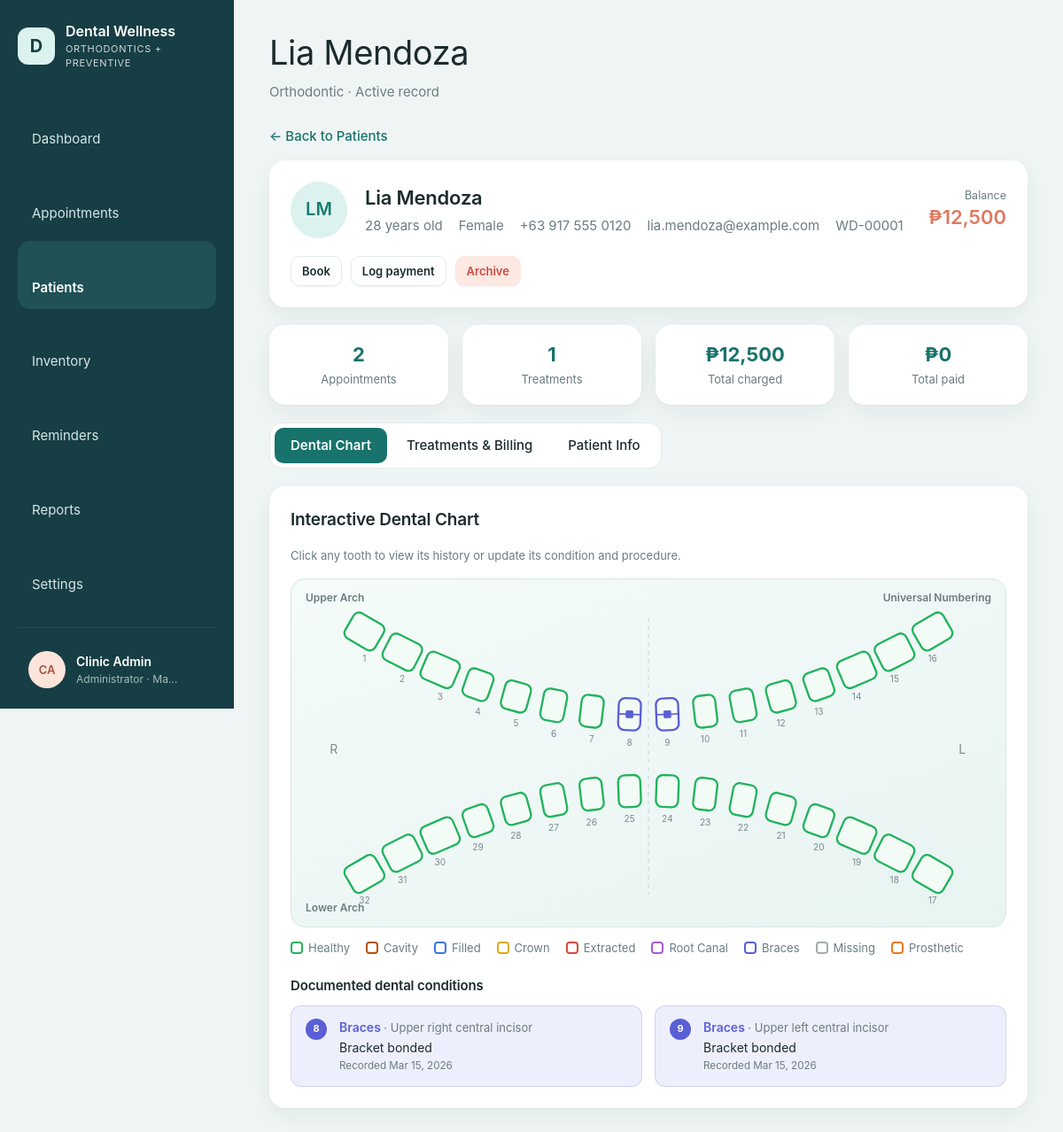
/patients/view.php?id=1 (signed in), run on the app's committed database.
### tables this page shows
CREATE TABLE IF NOT EXISTS users (
    id            INT UNSIGNED AUTO_INCREMENT PRIMARY KEY,
    name          VARCHAR(120) NOT NULL,
    username      VARCHAR(60)  NOT NULL UNIQUE,
    password_hash VARCHAR(255) NOT NULL,
    role          ENUM('admin','dentist','staff') NOT NULL DEFAULT 'staff',
    is_active     TINYINT(1) NOT NULL DEFAULT 1,
    last_login_at DATETIME NULL,
    created_at    DATETIME NOT NULL DEFAULT CURRENT_TIMESTAMP
);

CREATE TABLE IF NOT EXISTS patients (
    id                     INT UNSIGNED AUTO_INCREMENT PRIMARY KEY,
    record_no              VARCHAR(20) NULL UNIQUE,
    full_name              VARCHAR(150) NOT NULL,
    birth_date             DATE NULL,
    sex                    ENUM('female','male') NULL,
    phone                  VARCHAR(30) NULL,
    email                  VARCHAR(150) NULL,
    address                VARCHAR(255) NULL,
    care_type              ENUM('New patient','Preventive','Orthodontic','Restorative','Recall') NOT NULL DEFAULT 'New patient',
    emergency_name         VARCHAR(150) NULL,
    emergency_relationship VARCHAR(60) NULL,
    emergency_phone        VARCHAR(30) NULL,
    allergies              TEXT NULL,
    conditions             TEXT NULL,
    medications            TEXT NULL,
    dental_history         TEXT NULL,
    notes                  TEXT NULL,
    consent_signed         TINYINT(1) NOT NULL DEFAULT 0,
    consent_date           DATE NULL,
    status                 ENUM('draft','incomplete','active','archived') NOT NULL DEFAULT 'incomplete',
    created_by             INT UNSIGNED NULL,
    created_at             DATETIME NOT NULL DEFAULT CURRENT_TIMESTAMP,
    updated_at             DATETIME NOT NULL DEFAULT CURRENT_TIMESTAMP ON UPDATE CURRENT_TIMESTAMP,
    INDEX idx_patients_name (full_name),
    INDEX idx_patients_phone (phone),
    FOREIGN KEY (created_by) REFERENCES users(id) ON DELETE SET NULL
);

CREATE TABLE IF NOT EXISTS tooth_records (
    id             INT UNSIGNED AUTO_INCREMENT PRIMARY KEY,
    patient_id     INT UNSIGNED NOT NULL,
    tooth_no       TINYINT UNSIGNED NOT NULL,
    status         ENUM('healthy','cavity','filled','crown','extracted','root_canal','braces','missing','prosthetic') NOT NULL,
    procedure_name VARCHAR(120) NULL,
    notes          VARCHAR(255) NULL,
    recorded_by    INT UNSIGNED NULL,
    recorded_at    DATETIME NOT NULL DEFAULT CURRENT_TIMESTAMP,
    INDEX idx_tooth (patient_id, tooth_no),
    FOREIGN KEY (patient_id) REFERENCES patients(id) ON DELETE CASCADE,
    FOREIGN KEY (recorded_by) REFERENCES users(id) ON DELETE SET NULL
);

### includes/layout.php (shortened to what the rows shown need)
<?php
function icon(string $name): string
{
    $paths = [
        'dashboard'    => '<rect x="3" y="3" width="7" height="7" rx="1.5"/><rect x="14" y="3" width="7" height="7" rx="1.5"/><rect x="3" y="14" width="7" height="7" rx="1.5"/><rect x="14" y="14" width="7" height="7" rx="1.5"/>',
        'appointments' => '<rect x="3" y="5" width="18" height="16" rx="2"/><path d="M3 10h18M8 3v4M16 3v4"/>',
        'patients'     => '<circle cx="12" cy="8" r="4"/><path d="M4 21c0-4 4-6 8-6s8 2 8 6"/>',
        'inventory'    => '<ellipse cx="12" cy="6" rx="8" ry="3"/><path d="M4 6v6c0 1.7 3.6 3 8 3s8-1.3 8-3V6M4 12v6c0 1.7 3.6 3 8 3s8-1.3 8-3v-6"/>',
        'reminders'    => '<circle cx="12" cy="13" r="7"/><path d="M12 10v3l2 2M5 4 3 6M19 4l2 2"/>',
        'reports'      => '<path d="M6 3h9l4 4v14H6z"/><path d="M9 12h7M9 16h7M9 8h3"/>',
        'settings'     => '<circle cx="12" cy="12" r="3"/><path d="M12 2v3M12 19v3M4.2 4.2l2.1 2.1M17.7 17.7l2.1 2.1M2 12h3M19 12h3M4.2 19.8l2.1-2.1M17.7 6.3l2.1-2.1"/>',
        'logout'       => '<path d="M15 4h4v16h-4M10 8l-4 4 4 4M6 12h10"/>',
        'theme'        => '<path d="M20 14.5A8 8 0 1 1 9.5 4a6.5 6.5 0 0 0 10.5 10.5z"/>',
        'key'          => '<circle cx="8" cy="15" r="4"/><path d="M11 12l9-9M17 6l3 3M15 8l2 2"/>',
        'menu'         => '<path d="M4 6h16M4 12h16M4 18h16"/>',
        'chevron'      => '<path d="M9 6l6 6-6 6"/>',
    ];
    return '<svg class="icon" viewBox="0 0 24 24" fill="none" stroke="currentColor" stroke-width="1.6" stroke-linecap="round" stroke-linejoin="round" aria-hidden="true">'
        . ($paths[$name] ?? '') . '</svg>';
}
function theme_head(): string
{
    return "<script>(function(){var p;try{p=localStorage.getItem('welldent-theme')}catch(e){}"
        . "var d=p==='dark'||(p!=='light'&&window.matchMedia('(prefers-color-scheme: dark)').matches);"
        . "document.documentElement.setAttribute('data-theme',d?'dark':'light');"
        . "try{if(localStorage.getItem('welldent-sidebar')==='collapsed')document.documentElement.setAttribute('data-sidebar','collapsed')}catch(e){}})()</script>\n"
        . '<link rel="stylesheet" href="' . url('assets/css/app.css?v=8') . '">';
}
function layout_start(string $title, string $active, array $opts = []): void
{
    $user = current_user();
    ?>
<!doctype html>
<html lang="en">
<head>
<?= theme_head() ?>
</head>
<body>
<div class="shell">
  <aside class="sidebar">
      <button type="button" class="side-toggle" data-sidebar-toggle aria-label="Collapse sidebar" title="Collapse sidebar"><?= icon('menu') ?></button>
    <details class="side-account">
      <summary title="<?= e($user['name']) ?>">
        <span class="avatar avatar-0"><?= e(initials($user['name'])) ?></span>
        <span class="lbl"><strong><?= e($user['name']) ?></strong><small><?= e(ROLE_LABELS[$user['role']]) ?> · <?= e(config('clinic.city')) ?></small></span>
        <span class="chev"><?= icon('chevron') ?></span>
      </summary>
    </details>
  </aside>
  <main class="main">
    <header class="page-head">
      <div>
        <h1><?= e($title) ?></h1>
        <?php if (!empty($opts['subtitle'])): ?><p class="muted"><?= e($opts['subtitle']) ?></p><?php endif; ?>
      </div>
    </header>
<?php
}
function layout_end(): void
{
    ?>
  </main>
</div>
</body>
</html>
<?php
}

### patients/view.php (shortened to what the rows shown need)
<?php
require dirname(__DIR__) . '/includes/bootstrap.php';
require dirname(__DIR__) . '/includes/dental_chart.php';
$user = require_login();
$id = (int) input('id');
$patient = q_row('SELECT p.*, b.charged, b.paid, b.balance FROM patients p JOIN ' . BALANCES . ' b ON b.patient_id = p.id WHERE p.id = ?', [$id]);
$tab = in_array(input('tab'), ['chart', 'billing', 'info'], true) ? input('tab') : 'chart';
$toothLogs = q_all('SELECT r.*, u.name AS by_name FROM tooth_records r LEFT JOIN users u ON u.id = r.recorded_by
    WHERE r.patient_id = ? ORDER BY r.id DESC', [$id]);
$toothState = [];
$toothCurrent = [];
foreach ($toothLogs as $log) {
    $no = (int) $log['tooth_no'];
    if (!isset($toothState[$no])) {
        $toothState[$no] = $log['status'];
        $toothCurrent[$no] = $log;
    }
}
ksort($toothCurrent);
$conditions = array_filter($toothCurrent, fn($l) => $l['status'] !== 'healthy');
$facts = array_filter([
    age($patient['birth_date']) !== null ? age($patient['birth_date']) . ' years old' : null,
    $patient['sex'] ? ucfirst($patient['sex']) : null,
    $patient['phone'],
    $patient['email'],
    $patient['record_no'],
]);
$balance = (float) $patient['balance'];
layout_start($patient['full_name'], 'patients', ['subtitle' => $patient['care_type'] . ' · ' . PATIENT_STATUSES[$patient['status']] . ' record']);
?>
<section class="card profile">
  <span class="avatar avatar-2 avatar-lg"><?= e(initials($patient['full_name'])) ?></span>
  <div>
    <h2><?= e($patient['full_name']) ?> <?= $patient['status'] !== 'active' ? pill($patient['status']) : '' ?></h2>
    <div class="facts"><?php foreach ($facts as $f): ?><span><?= e($f) ?></span><?php endforeach; ?></div>
  </div>
  <div class="bal">
    <small><?= $balance < 0 ? 'Credit' : 'Balance' ?></small>
    <strong class="<?= $balance > 0 ? 'amount-due' : 'amount-credit' ?>"><?= money($balance) ?></strong>
  </div>
  <div class="row no-print">
    <a class="btn btn-sm" href="<?= url('appointments/form.php') ?>?patient_id=<?= $id ?>">Book</a>
    <a class="btn btn-sm" href="<?= url('patients/payment.php') ?>?patient_id=<?= $id ?>">Log payment</a>
    <?php if (can('patients.archive')): ?>
      <form method="post" data-confirm="<?= $patient['status'] === 'archived' ? 'Restore this patient?' : 'Archive this patient? Their records are kept but hidden from lists. Upcoming appointments, reminders and waitlist entries are cancelled.' ?>">
      </form>
    <?php endif; ?>
  </div>
</section>
<?php if ($tab === 'chart'): ?>
  <section class="card">
    <h2>Interactive Dental Chart</h2>
    <div class="conditions">
      <?php foreach ($conditions as $no => $c): [$label, $color, $tint] = TOOTH_STATUSES[$c['status']]; ?>
        <div class="condition" style="--tint:<?= $tint ?>;--c:<?= $color ?>;border-color:<?= $color ?>33">
          <span class="n" style="background:<?= $color ?>"><?= $no ?></span>
          <b style="color:<?= $color ?>"><?= e($label) ?> <span class="muted small" style="font-weight:400">· <?= e(tooth_name($no)) ?></span></b>
          <span><?= e($c['procedure_name'] ?: '—') ?></span>
          <small><?= e($c['notes'] ?: 'Recorded ' . fmt_date($c['recorded_at'])) ?></small>
        </div>
      <?php endforeach; ?>
    </div>
  </section>
<?php endif; ?>
<?php layout_end();

### data on the page
users: name "CA", name "Clinic Admin", role "Administrator"
patients: full_name "Lia Mendoza", full_name "LM", phone "+63 917 555 0120", email "lia.mendoza@example.com", record_no "WD-00001"
tooth_records: no "8", label "Braces", no "Upper right central incisor", procedure_name "Bracket bonded", notes+recorded_at "Recorded Mar 15, 2026"
tooth_records: no "9", label "Braces", no "Upper left central incisor", procedure_name "Bracket bonded", notes+recorded_at "Recorded Mar 15, 2026"

### other printed values
config('clinic.name') "Dental Wellness"
config('clinic.tagline') "ORTHODONTICS + PREVENTIVE"
$label "Dashboard"
$label "Appointments"
$label "Patients"
$label "Inventory"
$label "Reminders"
$label "Reports"
$label "Settings"
config('clinic.city') "Ma…"
$opts['subtitle'] "Orthodontic · Active record"
$f "28 years old"
$f "Female"
money($balance) "₱12,500"
count($appointments) "2"
